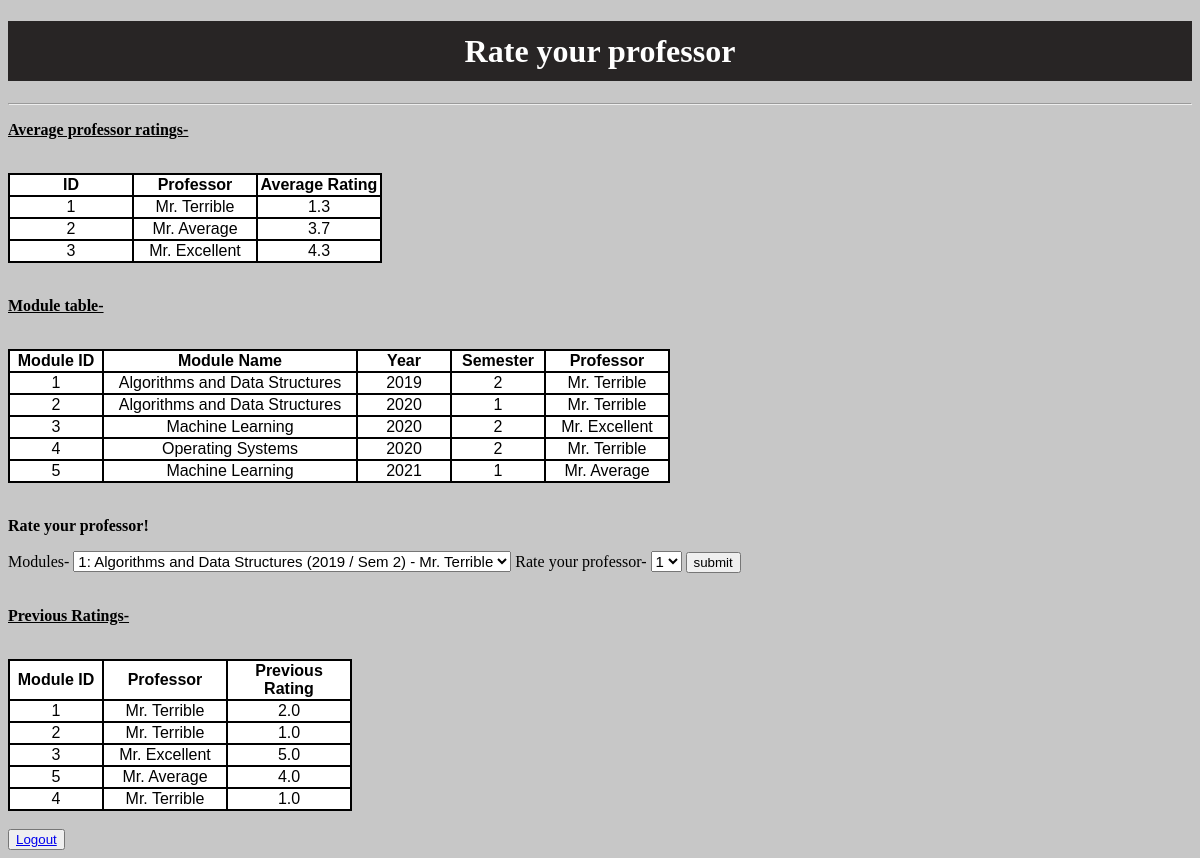
The app's page /menu (signed in) with its own data.
### rateMyProfessor/models.py (models this page shows, shortened)
class Professor(models.Model):
    name = models.CharField(max_length=32)

class ModuleInstance(models.Model):
    module = models.ForeignKey(Module, on_delete=models.CASCADE)
    professor = models.ForeignKey(Professor, on_delete=models.CASCADE)
    year = models.IntegerField()
    semester = models.IntegerField()

class Module(models.Model):
    name = models.CharField(max_length=32)

### rateMyProfessor/views.py (the view)
# urls.py: path('menu', HandleMenu)
@login_required(login_url='http://127.0.0.1:8000/')
def HandleMenu(request):
    data = {
        'rating': ViewRating(),
        'module': ViewModule(),
        'previous': ViewPrevious(request)
    }
    return render(request, 'menu.html', data)

### rateMyProfessor/views.py (called while the page is built)
def ViewModule():
    moduleInstances = ModuleInstance.objects.all()
    moduleList = []
    for instance in moduleInstances:
        item = {'Module_Name': instance.module.name, 'Module_ID': instance.id, 'Year': instance.year,
                'Semester': instance.semester,
                'Professor': instance.professor.name
                }
        moduleList.append(item)
    return moduleList

def ViewRating():
    professorList = []
    for p in Professor.objects.all():
        avgRating = 0
        count = 0
        for r in Ratings.objects.all():
            if p == r.professor:
                avgRating += r.rating
                count += 1
        if count > 0:
            avgRating = round((avgRating / count), 1)
        item = {'Name': p.name, 'Rating': avgRating, 'ID': p.id}
        professorList.append(item)
    return professorList

def ViewPrevious(request):
    previousRatings = []
    ratings = Ratings.objects.filter(user=User.objects.get(username=request.user))
    for r in ratings:
        item = {'Module_Name': r.moduleInstance.module.name, 'Module_ID': r.moduleInstance.id,
                'Year': r.moduleInstance.year,
                'Semester': r.moduleInstance.semester,
                'Professor': r.professor.name, 'Rating': r.rating
                }
        previousRatings.append(item)
    return previousRatings

### rateMyProfessor/templates/menu.html (shortened to what this page needs)
{%extends 'base.html'%}
{% load static%}
{%block content%}
<p><u>Average professor ratings-</u></p>
<br>
<table>
    <tr>
        <th> ID </th>
        <th> Professor </th>
        <th> Average Rating </th>
    </tr>
    {% for entry in rating%}
    <tr>
        <td>{{entry.ID}}</td>
        <td>{{entry.Name}}</td>
        <td>{{entry.Rating}}</td>
    </tr>
    {% endfor %}
</table>
<br>
<p><u>Module table-</u></p>
<br>
<table>
    <tr>
        <th class="num"> Module ID </th>
        <th class="modName"> Module Name </th>
        <th class="num"> Year </th>
        <th class="num"> Semester </th>
        <th> Professor </th>
    </tr>
    {% for entry in module%}
    <tr>
        <td class="num">{{entry.Module_ID}}</td>
        <td class="modName">{{entry.Module_Name}}</td>
        <td class="num">{{entry.Year}}</td>
        <td class="num">{{entry.Semester}}</td>
        <td>{{entry.Professor}}</td>
    </tr>
    {% endfor %}
</table>
<br>
<p>Rate your professor!</p>
<div id="rating_container">
    <form method="post" action="/rate/">
        <label for="mid">Modules-</label>
        <select name="mid" id="mid">
            {% for entry in module%}
            <option name="mid"value="{{entry.Module_ID}}">{{entry.Module_ID}}: {{entry.Module_Name}} ({{entry.Year}} / Sem {{entry.Semester}}) - {{entry.Professor}}</option>
            {% endfor %}
        </select>
        <label for="rate">Rate your professor-</label>
        <select name="rate" id="rate">
            <option name= "rate" value="1">1</option>
        </select>
        <button type="submit"> submit </button>
    </form>
</div>
<br>
<p><u>Previous Ratings-</u></p>
<br>
<table>
    <tr>
        <th class="num"> Module ID </th>
        <th> Professor </th>
        <th> Previous Rating </th>
    </tr>
    {% for entry in previous%}
    <tr>
        <td class="num">{{entry.Module_ID}}</td>
        <td>{{entry.Professor}}</td>
        <td class>{{entry.Rating}}.0</td>
    </tr>
    {% endfor %}
</table>
<br>
<button><a href="/logout/">Logout</a></button>
{%endblock%}

### rateMyProfessor/templates/base.html (shortened to what this page needs)
{% load static %}
<!DOCTYPE html>
<html lang="en">
<head>
    <link rel="stylesheet" href="{% static 'styles.css' %}"></head>
<body>
    <h1>Rate your professor</h1>
    <hr>
    {%block content%}
    {%endblock content%}
</body>
</html>

### rateMyProfessor/static/styles.css (style rules this page uses)
body { background-color: rgb(199, 199, 199); }
h1 { background-color: rgb(40, 37, 37); text-align: center; font-family: Georgia, 'Times New Roman', Times, serif; font-weight: bold; color: white; height: 60px; line-height: 60px; }
option { font-size: 15px; }
select { font-size: 15px; }
label { font-family: Georgia, 'Times New Roman', Times, serif; }
p { font-family: Georgia, 'Times New Roman', Times, serif; font-weight: bold; }
button { cursor: pointer; }
table,th { border: 2px solid black; border-collapse: collapse; background-color: white; font-family: sans-serif; }
td, tr { width: 120px; text-align: center; border: 2px solid black; border-collapse: collapse; font-family: sans-serif; }
option { height : 300px; width: fit-content; }
.num { width:90px; }
.modName { width:250px; }

### records on screen
Professor: Name "Mr. Terrible", Professor "Mr. Terrible", Professor "Mr. Terrible" "Mr. Terrible" "Mr. Terrible"
Professor: Name "Mr. Average", Professor "Mr. Average"
Professor: Name "Mr. Excellent", Professor "Mr. Excellent"
ModuleInstance: Module_ID "1", Module_Name "Algorithms and Data Structures", Year "2019", Semester "2", Professor "Mr. Terrible"
Module: Module_Name "Algorithms and Data Structures"
ModuleInstance: Module_ID "3", Module_Name "Machine Learning", Year "2020", Semester "2", Professor "Mr. Excellent"
ModuleInstance: Module_ID "4", Module_Name "Operating Systems", Year "2020", Semester "2", Professor "Mr. Terrible"
ModuleInstance: Module_ID "5", Module_Name "Machine Learning", Year "2021", Semester "1", Professor "Mr. Average"

### other values on screen
{{ entry.ID }} "1" "2" "3"
{{ entry.Rating }} "1.3" "3.7" "4.3"
{{ entry.Module_ID }} "2"
{{ entry.Year }} "2020"
{{ entry.Semester }} "1"
{{ entry.Module_ID }} "1" "2" "3" "5" "4"
{{ entry.Rating }} "2" "1" "5" "4" "1"
form field mid "1: Algorithms and Data Structures (2019 / Sem 2) - Mr. Terrible"
